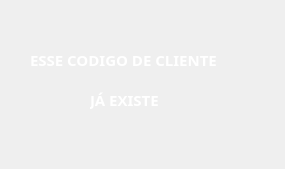
<?xml version="1.0" encoding="UTF-8"?>
<ui version="4.0">
 <class>MainWindow</class>
 <widget class="QMainWindow" name="MainWindow">
  <property name="geometry">
   <rect>
    <x>0</x>
    <y>0</y>
    <width>285</width>
    <height>169</height>
   </rect>
  </property>
  <property name="windowTitle">
   <string>MainWindow</string>
  </property>
  <widget class="QWidget" name="centralwidget">
   <widget class="QLabel" name="label">
    <property name="geometry">
     <rect>
      <x>-810</x>
      <y>-210</y>
      <width>1111</width>
      <height>791</height>
     </rect>
    </property>
    <property name="maximumSize">
     <size>
      <width>1111</width>
      <height>16777215</height>
     </size>
    </property>
    <property name="text">
     <string/>
    </property>
    <property name="pixmap">
     <pixmap>2000x2000px.png</pixmap>
    </property>
   </widget>
   <widget class="QLabel" name="label_3">
    <property name="geometry">
     <rect>
      <x>30</x>
      <y>50</y>
      <width>231</width>
      <height>20</height>
     </rect>
    </property>
    <property name="font">
     <font>
      <family>Rockwell</family>
      <pointsize>11</pointsize>
      <weight>75</weight>
      <bold>true</bold>
     </font>
    </property>
    <property name="styleSheet">
     <string notr="true"> border: 0px solid Black;
color: rgb(255, 255, 255);</string>
    </property>
    <property name="text">
     <string>ESSE CODIGO DE CLIENTE </string>
    </property>
   </widget>
   <widget class="QLabel" name="label_4">
    <property name="geometry">
     <rect>
      <x>90</x>
      <y>90</y>
      <width>91</width>
      <height>20</height>
     </rect>
    </property>
    <property name="font">
     <font>
      <family>Rockwell</family>
      <pointsize>11</pointsize>
      <weight>75</weight>
      <bold>true</bold>
     </font>
    </property>
    <property name="styleSheet">
     <string notr="true"> border: 0px solid Black;
color: rgb(255, 255, 255);</string>
    </property>
    <property name="text">
     <string>JÁ EXISTE</string>
    </property>
   </widget>
  </widget>
 </widget>
 <resources/>
 <connections/>
</ui>
